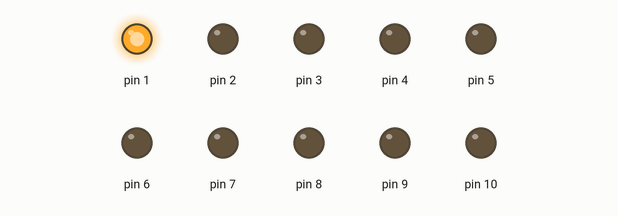
Bench run of a sketch on a simulated Arduino Uno, built with avr-gcc and run on an emulated ATmega328P. On the bench: output pins drawn as LEDs (lit = HIGH).

Above: at 0.2 s.
At 1.2 s:
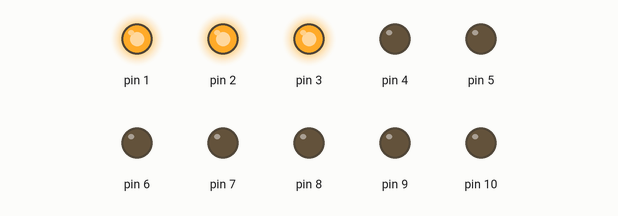
At 2.7 s:
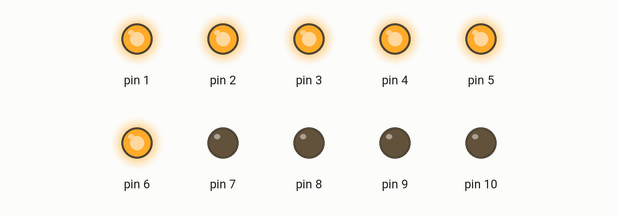
At 6.2 s:
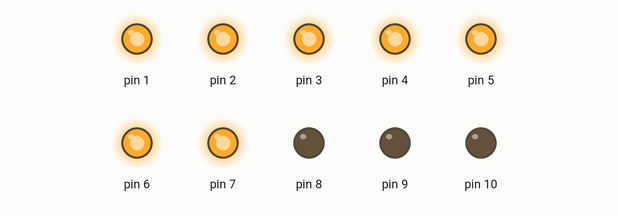
At 8.7 s:
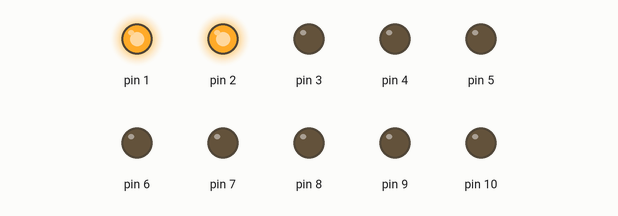
At 12.2 s:
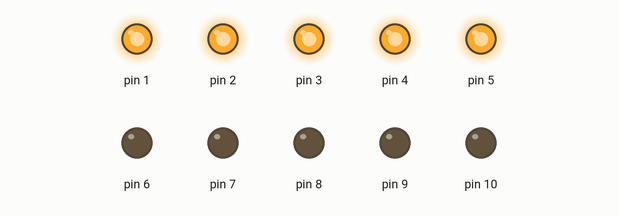
Timing chart, 0 to 13.0 s (numbered marks = the images above):
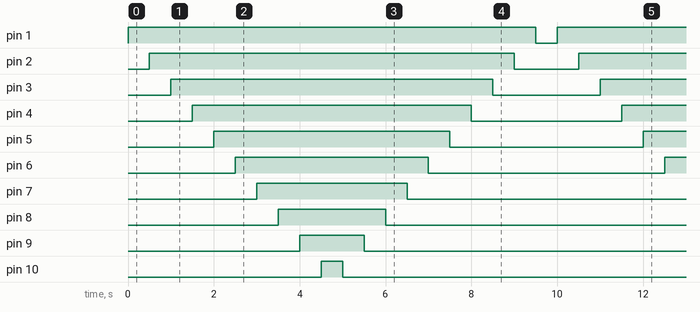

The sketch:

Pisca_Pisca_03.ino
```cpp
void setup() {
  // configura portas 1 a 10 como saída

  pinMode(1, OUTPUT);
  pinMode(2, OUTPUT);
  pinMode(3, OUTPUT);
  pinMode(4, OUTPUT);
  pinMode(5, OUTPUT);
  pinMode(6, OUTPUT);
  pinMode(7, OUTPUT);
  pinMode(8, OUTPUT);
  pinMode(9, OUTPUT);
  pinMode(10, OUTPUT);
}

void loop() {
  // Projeto pisca-pisca 03
  digitalWrite (1,HIGH);
  digitalWrite (2,LOW);
  digitalWrite (3,LOW);
  digitalWrite (4,LOW);
  digitalWrite (5,LOW);
  digitalWrite (6,LOW);
  digitalWrite (7,LOW);
  digitalWrite (8,LOW);
  digitalWrite (9,LOW);
  digitalWrite (10,LOW);
  delay(500);

  digitalWrite (1,HIGH);
  digitalWrite (2,HIGH);
  digitalWrite (3,LOW);
  digitalWrite (4,LOW);
  digitalWrite (5,LOW);
  digitalWrite (6,LOW);
  digitalWrite (7,LOW);
  digitalWrite (8,LOW);
  digitalWrite (9,LOW);
  digitalWrite (10,LOW);
  delay(500);

  digitalWrite (1,HIGH);
  digitalWrite (2,HIGH);
  digitalWrite (3,HIGH);
  digitalWrite (4,LOW);
  digitalWrite (5,LOW);
  digitalWrite (6,LOW);
  digitalWrite (7,LOW);
  digitalWrite (8,LOW);
  digitalWrite (9,LOW);
  digitalWrite (10,LOW);
  delay(500);

  digitalWrite (1,HIGH);
  digitalWrite (2,HIGH);
  digitalWrite (3,HIGH);
  digitalWrite (4,HIGH);
  digitalWrite (5,LOW);
  digitalWrite (6,LOW);
  digitalWrite (7,LOW);
  digitalWrite (8,LOW);
  digitalWrite (9,LOW);
  digitalWrite (10,LOW);
  delay(500);

  digitalWrite (1,HIGH);
  digitalWrite (2,HIGH);
  digitalWrite (3,HIGH);
  digitalWrite (4,HIGH);
  digitalWrite (5,HIGH);
  digitalWrite (6,LOW);
  digitalWrite (7,LOW);
  digitalWrite (8,LOW);
  digitalWrite (9,LOW);
  digitalWrite (10,LOW);
  delay(500);

  digitalWrite (1,HIGH);
  digitalWrite (2,HIGH);
  digitalWrite (3,HIGH);
  digitalWrite (4,HIGH);
  digitalWrite (5,HIGH);
  digitalWrite (6,HIGH);
  digitalWrite (7,LOW);
  digitalWrite (8,LOW);
  digitalWrite (9,LOW);
  digitalWrite (10,LOW);
  delay(500);

  digitalWrite (1,HIGH);
  digitalWrite (2,HIGH);
  digitalWrite (3,HIGH);
  digitalWrite (4,HIGH);
  digitalWrite (5,HIGH);
  digitalWrite (6,HIGH);
  digitalWrite (7,HIGH);
  digitalWrite (8,LOW);
  digitalWrite (9,LOW);
  digitalWrite (10,LOW);
  delay(500);

  digitalWrite (1,HIGH);
  digitalWrite (2,HIGH);
  digitalWrite (3,HIGH);
  digitalWrite (4,HIGH);
  digitalWrite (5,HIGH);
  digitalWrite (6,HIGH);
  digitalWrite (7,HIGH);
  digitalWrite (8,HIGH);
  digitalWrite (9,LOW);
  digitalWrite (10,LOW);
  delay(500);

  digitalWrite (1,HIGH);
  digitalWrite (2,HIGH);
  digitalWrite (3,HIGH);
  digitalWrite (4,HIGH);
  digitalWrite (5,HIGH);
  digitalWrite (6,HIGH);
  digitalWrite (7,HIGH);
  digitalWrite (8,HIGH);
  digitalWrite (9,HIGH);
  digitalWrite (10,LOW);
  delay(500);

  digitalWrite (1,HIGH);
  digitalWrite (2,HIGH);
  digitalWrite (3,HIGH);
  digitalWrite (4,HIGH);
  digitalWrite (5,HIGH);
  digitalWrite (6,HIGH);
  digitalWrite (7,HIGH);
  digitalWrite (8,HIGH);
  digitalWrite (9,HIGH);
  digitalWrite (10,HIGH);
  delay(500);

  digitalWrite (1,HIGH);
  digitalWrite (2,HIGH);
  digitalWrite (3,HIGH);
  digitalWrite (4,HIGH);
  digitalWrite (5,HIGH);
  digitalWrite (6,HIGH);
  digitalWrite (7,HIGH);
  digitalWrite (8,HIGH);
  digitalWrite (9,HIGH);
  digitalWrite (10,LOW);
  delay(500);

  digitalWrite (1,HIGH);
  digitalWrite (2,HIGH);
  digitalWrite (3,HIGH);
  digitalWrite (4,HIGH);
  digitalWrite (5,HIGH);
  digitalWrite (6,HIGH);
  digitalWrite (7,HIGH);
  digitalWrite (8,HIGH);
  digitalWrite (9,LOW);
  digitalWrite (10,LOW);
  delay(500);

  digitalWrite (1,HIGH);
  digitalWrite (2,HIGH);
  digitalWrite (3,HIGH);
  digitalWrite (4,HIGH);
  digitalWrite (5,HIGH);
  digitalWrite (6,HIGH);
  digitalWrite (7,HIGH);
  digitalWrite (8,LOW);
  digitalWrite (9,LOW);
  digitalWrite (10,LOW);
  delay(500);

  digitalWrite (1,HIGH);
  digitalWrite (2,HIGH);
  digitalWrite (3,HIGH);
  digitalWrite (4,HIGH);
  digitalWrite (5,HIGH);
  digitalWrite (6,HIGH);
  digitalWrite (7,LOW);
  digitalWrite (8,LOW);
  digitalWrite (9,LOW);
  digitalWrite (10,LOW);
  delay(500);

  digitalWrite (1,HIGH);
  digitalWrite (2,HIGH);
  digitalWrite (3,HIGH);
  digitalWrite (4,HIGH);
  digitalWrite (5,HIGH);
  digitalWrite (6,LOW);
  digitalWrite (7,LOW);
  digitalWrite (8,LOW);
  digitalWrite (9,LOW);
  digitalWrite (10,LOW);
  delay(500);

  digitalWrite (1,HIGH);
  digitalWrite (2,HIGH);
  digitalWrite (3,HIGH);
  digitalWrite (4,HIGH);
  digitalWrite (5,LOW);
  digitalWrite (6,LOW);
  digitalWrite (7,LOW);
  digitalWrite (8,LOW);
  digitalWrite (9,LOW);
  digitalWrite (10,LOW);
  delay(500);

  digitalWrite (1,HIGH);
  digitalWrite (2,HIGH);
  digitalWrite (3,HIGH);
  digitalWrite (4,LOW);
  digitalWrite (5,LOW);
  digitalWrite (6,LOW);
  digitalWrite (7,LOW);
  digitalWrite (8,LOW);
  digitalWrite (9,LOW);
  digitalWrite (10,LOW);
  delay(500);

  digitalWrite (1,HIGH);
  digitalWrite (2,HIGH);
  digitalWrite (3,LOW);
  digitalWrite (4,LOW);
  digitalWrite (5,LOW);
  digitalWrite (6,LOW);
  digitalWrite (7,LOW);
  digitalWrite (8,LOW);
  digitalWrite (9,LOW);
  digitalWrite (10,LOW);
  delay(500);

  digitalWrite (1,HIGH);
  digitalWrite (2,LOW);
  digitalWrite (3,LOW);
  digitalWrite (4,LOW);
  digitalWrite (5,LOW);
  digitalWrite (6,LOW);
  digitalWrite (7,LOW);
  digitalWrite (8,LOW);
  digitalWrite (9,LOW);
  digitalWrite (10,LOW);
  delay(500);

  digitalWrite (1,LOW);
  digitalWrite (2,LOW);
  digitalWrite (3,LOW);
  digitalWrite (4,LOW);
  digitalWrite (5,LOW);
  digitalWrite (6,LOW);
  digitalWrite (7,LOW);
  digitalWrite (8,LOW);
  digitalWrite (9,LOW);
  digitalWrite (10,LOW);
  delay(500);
}
```

Measured:
- by itself, pin 1: alternates HIGH for 9.5 s and LOW for 0.50 s
- by itself, pin 2: alternates HIGH for 8.5 s and LOW for 1.5 s
- by itself, pin 3: alternates HIGH for 7.5 s and LOW for 2.5 s
- by itself, pin 4: alternates HIGH for 6.5 s and LOW for 3.5 s
- by itself, pin 5: alternates HIGH for 5.5 s and LOW for 4.5 s
- by itself, pin 6: alternates HIGH for 4.5 s and LOW for 5.5 s
- by itself, pin 7: alternates HIGH for 3.5 s and LOW for 6.5 s
- by itself, pin 8: alternates HIGH for 2.5 s and LOW for 7.5 s
